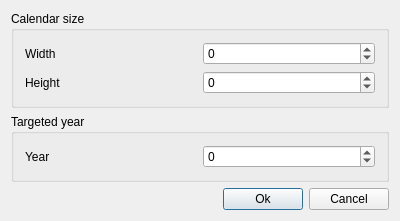
<?xml version="1.0" encoding="UTF-8"?>
<ui version="4.0">
 <class>EditProjectInfo</class>
 <widget class="QWidget" name="EditProjectInfo">
  <property name="geometry">
   <rect>
    <x>0</x>
    <y>0</y>
    <width>400</width>
    <height>206</height>
   </rect>
  </property>
  <property name="windowTitle">
   <string>Edit Project Info</string>
  </property>
  <layout class="QVBoxLayout" name="verticalLayout_3">
   <item>
    <widget class="QGroupBox" name="groupBox">
     <property name="title">
      <string>Calendar size</string>
     </property>
     <layout class="QVBoxLayout" name="verticalLayout">
      <item>
       <layout class="QHBoxLayout" name="horizontalLayout">
        <item>
         <widget class="QLabel" name="label">
          <property name="text">
           <string>Width</string>
          </property>
         </widget>
        </item>
        <item>
         <widget class="QSpinBox" name="width">
          <property name="minimum">
           <number>-2147483647</number>
          </property>
          <property name="maximum">
           <number>2147483647</number>
          </property>
         </widget>
        </item>
       </layout>
      </item>
      <item>
       <layout class="QHBoxLayout" name="horizontalLayout_2">
        <item>
         <widget class="QLabel" name="label_2">
          <property name="text">
           <string>Height</string>
          </property>
         </widget>
        </item>
        <item>
         <widget class="QSpinBox" name="height">
          <property name="minimum">
           <number>-2147483647</number>
          </property>
          <property name="maximum">
           <number>2147483647</number>
          </property>
         </widget>
        </item>
       </layout>
      </item>
     </layout>
    </widget>
   </item>
   <item>
    <widget class="QGroupBox" name="groupBox_2">
     <property name="title">
      <string>Targeted year</string>
     </property>
     <layout class="QVBoxLayout" name="verticalLayout_2">
      <item>
       <layout class="QHBoxLayout" name="horizontalLayout_3">
        <item>
         <widget class="QLabel" name="label_3">
          <property name="text">
           <string>Year</string>
          </property>
         </widget>
        </item>
        <item>
         <widget class="QSpinBox" name="targetYear">
          <property name="minimum">
           <number>-2147483647</number>
          </property>
          <property name="maximum">
           <number>2147483647</number>
          </property>
         </widget>
        </item>
       </layout>
      </item>
     </layout>
    </widget>
   </item>
   <item>
    <spacer name="verticalSpacer">
     <property name="orientation">
      <enum>Qt::Vertical</enum>
     </property>
     <property name="sizeHint" stdset="0">
      <size>
       <width>20</width>
       <height>4</height>
      </size>
     </property>
    </spacer>
   </item>
   <item>
    <layout class="QHBoxLayout" name="horizontalLayout_4">
     <item>
      <spacer name="horizontalSpacer">
       <property name="orientation">
        <enum>Qt::Horizontal</enum>
       </property>
       <property name="sizeHint" stdset="0">
        <size>
         <width>40</width>
         <height>20</height>
        </size>
       </property>
      </spacer>
     </item>
     <item>
      <widget class="QPushButton" name="ok">
       <property name="text">
        <string>Ok</string>
       </property>
       <property name="default">
        <bool>true</bool>
       </property>
      </widget>
     </item>
     <item>
      <widget class="QPushButton" name="cancel">
       <property name="text">
        <string>Cancel</string>
       </property>
      </widget>
     </item>
    </layout>
   </item>
  </layout>
 </widget>
 <layoutdefault spacing="6" margin="11"/>
 <resources/>
 <connections/>
</ui>
